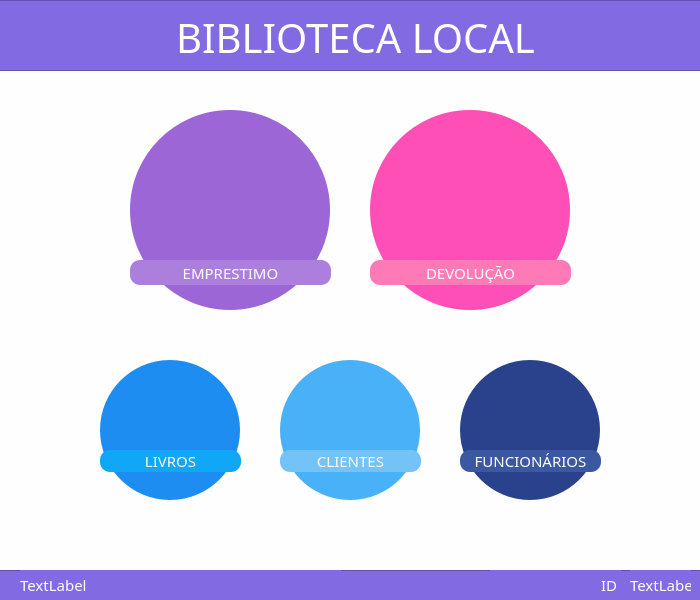
<?xml version="1.0" encoding="UTF-8"?>
<ui version="4.0">
 <class>telaMainMenu</class>
 <widget class="QDialog" name="telaMainMenu">
  <property name="windowModality">
   <enum>Qt::NonModal</enum>
  </property>
  <property name="enabled">
   <bool>true</bool>
  </property>
  <property name="geometry">
   <rect>
    <x>0</x>
    <y>0</y>
    <width>700</width>
    <height>600</height>
   </rect>
  </property>
  <property name="sizePolicy">
   <sizepolicy hsizetype="Preferred" vsizetype="Preferred">
    <horstretch>0</horstretch>
    <verstretch>0</verstretch>
   </sizepolicy>
  </property>
  <property name="minimumSize">
   <size>
    <width>700</width>
    <height>600</height>
   </size>
  </property>
  <property name="maximumSize">
   <size>
    <width>700</width>
    <height>600</height>
   </size>
  </property>
  <property name="sizeIncrement">
   <size>
    <width>700</width>
    <height>600</height>
   </size>
  </property>
  <property name="focusPolicy">
   <enum>Qt::NoFocus</enum>
  </property>
  <property name="windowTitle">
   <string>BIBLIOTECA</string>
  </property>
  <property name="windowIcon">
   <iconset resource="arquivos.qrc">
    <normaloff>:/images/images/logo.ico</normaloff>:/images/images/logo.ico</iconset>
  </property>
  <property name="styleSheet">
   <string notr="true">background-color:#fefefe</string>
  </property>
  <property name="sizeGripEnabled">
   <bool>false</bool>
  </property>
  <property name="modal">
   <bool>false</bool>
  </property>
  <widget class="QFrame" name="frame">
   <property name="geometry">
    <rect>
     <x>-10</x>
     <y>570</y>
     <width>721</width>
     <height>31</height>
    </rect>
   </property>
   <property name="styleSheet">
    <string notr="true">font-size:15px;
background-color:none;
background-color:#816ae2;
color:#fefefe;
font-family:Franklin Gothic Heavy;
</string>
   </property>
   <property name="frameShape">
    <enum>QFrame::StyledPanel</enum>
   </property>
   <property name="frameShadow">
    <enum>QFrame::Raised</enum>
   </property>
   <widget class="QLabel" name="nomeUsuario_lb">
    <property name="geometry">
     <rect>
      <x>30</x>
      <y>0</y>
      <width>321</width>
      <height>29</height>
     </rect>
    </property>
    <property name="autoFillBackground">
     <bool>false</bool>
    </property>
    <property name="styleSheet">
     <string notr="true">font-size:15px;
background-color:none;
background-color:#816ae2;
color:#fefefe;
font-family:Franklin Gothic Heavy;
</string>
    </property>
    <property name="text">
     <string>TextLabel</string>
    </property>
    <property name="alignment">
     <set>Qt::AlignLeading|Qt::AlignLeft|Qt::AlignVCenter</set>
    </property>
   </widget>
   <widget class="QLabel" name="idUsuario_lb">
    <property name="geometry">
     <rect>
      <x>640</x>
      <y>0</y>
      <width>61</width>
      <height>29</height>
     </rect>
    </property>
    <property name="styleSheet">
     <string notr="true">font-size:15px;
background-color:none;
background-color:#816ae2;
color:#fefefe;
font-family:Franklin Gothic Heavy;
</string>
    </property>
    <property name="text">
     <string>TextLabel</string>
    </property>
    <property name="alignment">
     <set>Qt::AlignLeading|Qt::AlignLeft|Qt::AlignVCenter</set>
    </property>
   </widget>
   <widget class="QLabel" name="label">
    <property name="geometry">
     <rect>
      <x>500</x>
      <y>0</y>
      <width>131</width>
      <height>29</height>
     </rect>
    </property>
    <property name="styleSheet">
     <string notr="true">font-size:15px;
background-color:none;
background-color:#816ae2;
color:#fefefe;
font-family:Franklin Gothic Heavy;
</string>
    </property>
    <property name="text">
     <string>ID </string>
    </property>
    <property name="alignment">
     <set>Qt::AlignRight|Qt::AlignTrailing|Qt::AlignVCenter</set>
    </property>
   </widget>
  </widget>
  <widget class="QFrame" name="frame_2">
   <property name="geometry">
    <rect>
     <x>-10</x>
     <y>0</y>
     <width>721</width>
     <height>71</height>
    </rect>
   </property>
   <property name="styleSheet">
    <string notr="true">background-color:#816ae2;</string>
   </property>
   <property name="frameShape">
    <enum>QFrame::StyledPanel</enum>
   </property>
   <property name="frameShadow">
    <enum>QFrame::Raised</enum>
   </property>
   <widget class="QLabel" name="login">
    <property name="geometry">
     <rect>
      <x>150</x>
      <y>10</y>
      <width>431</width>
      <height>51</height>
     </rect>
    </property>
    <property name="styleSheet">
     <string notr="true">font-family:Franklin Gothic Heavy;
font-size:40px;
color:#fefefe;
</string>
    </property>
    <property name="text">
     <string>BIBLIOTECA LOCAL</string>
    </property>
    <property name="textFormat">
     <enum>Qt::PlainText</enum>
    </property>
    <property name="alignment">
     <set>Qt::AlignCenter</set>
    </property>
    <property name="textInteractionFlags">
     <set>Qt::TextSelectableByMouse</set>
    </property>
   </widget>
  </widget>
  <widget class="QPushButton" name="emprestimo_bt">
   <property name="geometry">
    <rect>
     <x>130</x>
     <y>110</y>
     <width>200</width>
     <height>200</height>
    </rect>
   </property>
   <property name="minimumSize">
    <size>
     <width>200</width>
     <height>200</height>
    </size>
   </property>
   <property name="maximumSize">
    <size>
     <width>200</width>
     <height>200</height>
    </size>
   </property>
   <property name="sizeIncrement">
    <size>
     <width>200</width>
     <height>200</height>
    </size>
   </property>
   <property name="baseSize">
    <size>
     <width>200</width>
     <height>200</height>
    </size>
   </property>
   <property name="cursor">
    <cursorShape>PointingHandCursor</cursorShape>
   </property>
   <property name="autoFillBackground">
    <bool>false</bool>
   </property>
   <property name="styleSheet">
    <string notr="true">QAbstractButton { 
			background-color:#9d66d6;
			border-radius:100%;
			border:none;} 

QAbstractButton:hover {			
			background-color:#ad7fdd;
			border-radius:100%;
} </string>
   </property>
   <property name="text">
    <string notr="true"/>
   </property>
   <property name="icon">
    <iconset resource="arquivos.qrc">
     <normaloff>:/images/images/444.png</normaloff>:/images/images/444.png</iconset>
   </property>
   <property name="iconSize">
    <size>
     <width>180</width>
     <height>180</height>
    </size>
   </property>
  </widget>
  <widget class="QPushButton" name="devolucao_bt">
   <property name="geometry">
    <rect>
     <x>370</x>
     <y>110</y>
     <width>200</width>
     <height>200</height>
    </rect>
   </property>
   <property name="sizePolicy">
    <sizepolicy hsizetype="Minimum" vsizetype="Fixed">
     <horstretch>200</horstretch>
     <verstretch>200</verstretch>
    </sizepolicy>
   </property>
   <property name="minimumSize">
    <size>
     <width>200</width>
     <height>200</height>
    </size>
   </property>
   <property name="maximumSize">
    <size>
     <width>200</width>
     <height>200</height>
    </size>
   </property>
   <property name="cursor">
    <cursorShape>PointingHandCursor</cursorShape>
   </property>
   <property name="autoFillBackground">
    <bool>false</bool>
   </property>
   <property name="styleSheet">
    <string notr="true">QAbstractButton { 
			background-color:#fe4fb7;
			border-radius:100%;
			border:none;} 

QAbstractButton:hover {			
			background-color:#fe7ab6;
			border-radius:100%;
} </string>
   </property>
   <property name="text">
    <string/>
   </property>
   <property name="icon">
    <iconset resource="arquivos.qrc">
     <normaloff>:/images/images/777.png</normaloff>:/images/images/777.png</iconset>
   </property>
   <property name="iconSize">
    <size>
     <width>180</width>
     <height>180</height>
    </size>
   </property>
  </widget>
  <widget class="QLabel" name="devolucao_lb">
   <property name="geometry">
    <rect>
     <x>370</x>
     <y>260</y>
     <width>201</width>
     <height>25</height>
    </rect>
   </property>
   <property name="minimumSize">
    <size>
     <width>0</width>
     <height>25</height>
    </size>
   </property>
   <property name="maximumSize">
    <size>
     <width>16777215</width>
     <height>25</height>
    </size>
   </property>
   <property name="styleSheet">
    <string notr="true">font-size:15px;
font-family:Franklin Gothic Heavy;
color:#fefefe;
border:none;
text-align:center;
background-color:#fe7ab6;
border-radius:10px
</string>
   </property>
   <property name="text">
    <string>DEVOLUÇÃO</string>
   </property>
   <property name="alignment">
    <set>Qt::AlignCenter</set>
   </property>
  </widget>
  <widget class="QLabel" name="label_8">
   <property name="geometry">
    <rect>
     <x>100</x>
     <y>450</y>
     <width>141</width>
     <height>22</height>
    </rect>
   </property>
   <property name="minimumSize">
    <size>
     <width>0</width>
     <height>22</height>
    </size>
   </property>
   <property name="maximumSize">
    <size>
     <width>2316165</width>
     <height>22</height>
    </size>
   </property>
   <property name="styleSheet">
    <string notr="true">font-size:15px;
font-family:Franklin Gothic Heavy;
color:#fefefe;
border:none;
text-align:center;
background-color:#10a7f7;
border-radius:10px;
</string>
   </property>
   <property name="text">
    <string>LIVROS</string>
   </property>
   <property name="alignment">
    <set>Qt::AlignCenter</set>
   </property>
  </widget>
  <widget class="QPushButton" name="livros_bt">
   <property name="geometry">
    <rect>
     <x>100</x>
     <y>360</y>
     <width>140</width>
     <height>140</height>
    </rect>
   </property>
   <property name="sizePolicy">
    <sizepolicy hsizetype="Fixed" vsizetype="Fixed">
     <horstretch>0</horstretch>
     <verstretch>0</verstretch>
    </sizepolicy>
   </property>
   <property name="minimumSize">
    <size>
     <width>140</width>
     <height>140</height>
    </size>
   </property>
   <property name="maximumSize">
    <size>
     <width>140</width>
     <height>140</height>
    </size>
   </property>
   <property name="sizeIncrement">
    <size>
     <width>140</width>
     <height>140</height>
    </size>
   </property>
   <property name="cursor">
    <cursorShape>PointingHandCursor</cursorShape>
   </property>
   <property name="styleSheet">
    <string notr="true">QAbstractButton { 
			background-color:#1d8df2;
			border-top-right-radius: 70px;
			border-top-left-radius: 70px;
			border-bottom-right-radius:70px;
			border-bottom-left-radius:70px;
			border:none;} 

QAbstractButton:hover {			
			background-color:#10a7f7;
} </string>
   </property>
   <property name="text">
    <string/>
   </property>
   <property name="icon">
    <iconset resource="arquivos.qrc">
     <normaloff>:/images/images/333.png</normaloff>:/images/images/333.png</iconset>
   </property>
   <property name="iconSize">
    <size>
     <width>120</width>
     <height>120</height>
    </size>
   </property>
  </widget>
  <widget class="QPushButton" name="clientes_bt">
   <property name="geometry">
    <rect>
     <x>280</x>
     <y>360</y>
     <width>140</width>
     <height>140</height>
    </rect>
   </property>
   <property name="minimumSize">
    <size>
     <width>140</width>
     <height>140</height>
    </size>
   </property>
   <property name="maximumSize">
    <size>
     <width>140</width>
     <height>140</height>
    </size>
   </property>
   <property name="sizeIncrement">
    <size>
     <width>140</width>
     <height>140</height>
    </size>
   </property>
   <property name="cursor">
    <cursorShape>PointingHandCursor</cursorShape>
   </property>
   <property name="styleSheet">
    <string notr="true">QAbstractButton { 
			background-color:#49b1f7;
			border-top-right-radius: 70px;
			border-top-left-radius: 70px;
			border-bottom-right-radius:70px;
			border-bottom-left-radius:70px;
			border:none;} 

QAbstractButton:hover {			
			background-color:#73c3f9;
} </string>
   </property>
   <property name="text">
    <string/>
   </property>
   <property name="icon">
    <iconset resource="arquivos.qrc">
     <normaloff>:/images/images/2.png</normaloff>:/images/images/2.png</iconset>
   </property>
   <property name="iconSize">
    <size>
     <width>120</width>
     <height>120</height>
    </size>
   </property>
  </widget>
  <widget class="QLabel" name="label_9">
   <property name="geometry">
    <rect>
     <x>280</x>
     <y>450</y>
     <width>141</width>
     <height>22</height>
    </rect>
   </property>
   <property name="minimumSize">
    <size>
     <width>0</width>
     <height>22</height>
    </size>
   </property>
   <property name="maximumSize">
    <size>
     <width>16777215</width>
     <height>22</height>
    </size>
   </property>
   <property name="styleSheet">
    <string notr="true">font-size:15px;
font-family:Franklin Gothic Heavy;
color:#fefefe;
border:none;
text-align:center;
background-color:#73c3f9;
border-radius:10px</string>
   </property>
   <property name="text">
    <string>CLIENTES</string>
   </property>
   <property name="alignment">
    <set>Qt::AlignCenter</set>
   </property>
  </widget>
  <widget class="QPushButton" name="funcionarios_bt">
   <property name="geometry">
    <rect>
     <x>460</x>
     <y>360</y>
     <width>140</width>
     <height>140</height>
    </rect>
   </property>
   <property name="minimumSize">
    <size>
     <width>140</width>
     <height>140</height>
    </size>
   </property>
   <property name="maximumSize">
    <size>
     <width>140</width>
     <height>140</height>
    </size>
   </property>
   <property name="sizeIncrement">
    <size>
     <width>140</width>
     <height>140</height>
    </size>
   </property>
   <property name="cursor">
    <cursorShape>PointingHandCursor</cursorShape>
   </property>
   <property name="styleSheet">
    <string notr="true">QAbstractButton { 
			background-color:#2a428c;
			border-top-right-radius: 70px;
			border-top-left-radius: 70px;
			border-bottom-right-radius:70px;
			border-bottom-left-radius:70px;
			border:none;} 

QAbstractButton:hover {			
			background-color:#3c58a0;
} </string>
   </property>
   <property name="text">
    <string/>
   </property>
   <property name="icon">
    <iconset resource="arquivos.qrc">
     <normaloff>:/images/images/888.png</normaloff>:/images/images/888.png</iconset>
   </property>
   <property name="iconSize">
    <size>
     <width>120</width>
     <height>120</height>
    </size>
   </property>
  </widget>
  <widget class="QLabel" name="label_10">
   <property name="geometry">
    <rect>
     <x>460</x>
     <y>450</y>
     <width>141</width>
     <height>22</height>
    </rect>
   </property>
   <property name="minimumSize">
    <size>
     <width>0</width>
     <height>22</height>
    </size>
   </property>
   <property name="maximumSize">
    <size>
     <width>1313</width>
     <height>22</height>
    </size>
   </property>
   <property name="styleSheet">
    <string notr="true">font-size:15px;
font-family:Franklin Gothic Heavy;
color:#fefefe;
border:none;
text-align:center;
background-color:#3c58a0;
border-radius:10px

</string>
   </property>
   <property name="text">
    <string>FUNCIONÁRIOS</string>
   </property>
   <property name="alignment">
    <set>Qt::AlignCenter</set>
   </property>
  </widget>
  <widget class="QLabel" name="emprestimo_lb">
   <property name="geometry">
    <rect>
     <x>130</x>
     <y>260</y>
     <width>201</width>
     <height>25</height>
    </rect>
   </property>
   <property name="minimumSize">
    <size>
     <width>0</width>
     <height>25</height>
    </size>
   </property>
   <property name="maximumSize">
    <size>
     <width>16777215</width>
     <height>25</height>
    </size>
   </property>
   <property name="baseSize">
    <size>
     <width>0</width>
     <height>0</height>
    </size>
   </property>
   <property name="cursor">
    <cursorShape>PointingHandCursor</cursorShape>
   </property>
   <property name="autoFillBackground">
    <bool>false</bool>
   </property>
   <property name="styleSheet">
    <string notr="true">font-size:15px;
font-family:Franklin Gothic Heavy;
color:#fefefe;
border:none;
text-align:center;
background-color:#ad7fdd;
border-radius:10px
</string>
   </property>
   <property name="text">
    <string>EMPRESTIMO</string>
   </property>
   <property name="alignment">
    <set>Qt::AlignCenter</set>
   </property>
  </widget>
  <zorder>emprestimo_bt</zorder>
  <zorder>devolucao_bt</zorder>
  <zorder>livros_bt</zorder>
  <zorder>frame</zorder>
  <zorder>frame_2</zorder>
  <zorder>devolucao_lb</zorder>
  <zorder>label_8</zorder>
  <zorder>clientes_bt</zorder>
  <zorder>label_9</zorder>
  <zorder>funcionarios_bt</zorder>
  <zorder>label_10</zorder>
  <zorder>emprestimo_lb</zorder>
 </widget>
 <resources>
  <include location="arquivos.qrc"/>
 </resources>
 <connections/>
</ui>
